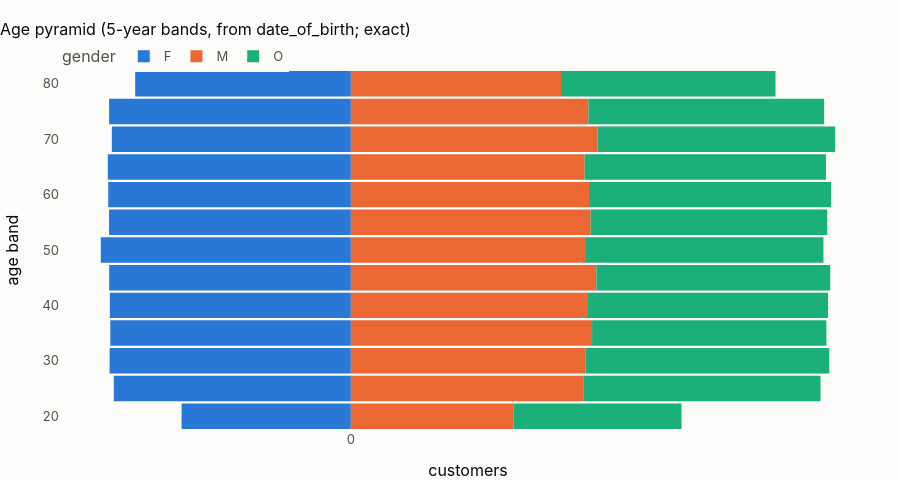

This figure's notebook cell:
### Code cell
age = con.sql(
    """select gender, (floor(date_diff('year', date_of_birth, current_date) / 5) * 5)::int as band, count(*) n
       from m_customers where date_of_birth is not null group by 1, 2 order by 2"""
).df()
age["signed"] = np.where(age["gender"] == age["gender"].mode()[0], -age["n"], age["n"])
fig = px.bar(
    age,
    x="signed",
    y="band",
    color="gender",
    orientation="h",
    barmode="relative",
    color_discrete_sequence=[theme.BLUE, theme.ORANGE, theme.AQUA, theme.VIOLET],
    custom_data=["n"],
)
fig.update_traces(hovertemplate="%{y}–%{y}+4 years: %{customdata[0]:,}<extra></extra>")
fig.update_layout(
    title="Age pyramid (5-year bands, from date_of_birth; exact)",
    height=480,
    xaxis_title="customers",
    yaxis_title="age band",
    bargap=0.08,
)
fig.update_xaxes(
    tickvals=[-20000, -10000, 0, 10000, 20000], ticktext=["20k", "10k", "0", "10k", "20k"]
)
fig.show()

### Figure 1 — Plotly figure (JSON) as saved in the notebook; plotly's stock layout.template omitted (floating-point values rounded to 4 significant figures)
{"data": [{"customdata": [[2808], [3932], [4002], [3990], [3998], [4009], [4148], [4011], [4025], [4032], [3965], [4010], [3578]], "hovertemplate": "%{y}–%{y}+4 years: %{customdata[0]:,}<extra></extra>", "legendgroup": "F", "marker": {"color": "#2a78d6", "pattern": {"shape": ""}}, "name": "F", "orientation": "h", "showlegend": true, "textposition": "auto", "type": "bar", "x": [-2808, -3932, -4002, -3990, -3998, -4009, -4148, -4011, -4025, -4032, -3965, -4010, -3578], "xaxis": "x", "y": [20, 25, 30, 35, 40, 45, 50, 55, 60, 65, 70, 75, 80], "yaxis": "y"}, {"customdata": [[2701], [3864], [3893], [4002], [3920], [4073], [3901], [3978], [3951], [3878], [4095], [3941], [3487]], "hovertemplate": "%{y}–%{y}+4 years: %{customdata[0]:,}<extra></extra>", "legendgroup": "M", "marker": {"color": "#eb6834", "pattern": {"shape": ""}}, "name": "M", "orientation": "h", "showlegend": true, "textposition": "auto", "type": "bar", "x": [2701, 3864, 3893, 4002, 3920, 4073, 3901, 3978, 3951, 3878, 4095, 3941, 3487], "xaxis": "x", "y": [20, 25, 30, 35, 40, 45, 50, 55, 60, 65, 70, 75, 80], "yaxis": "y"}, {"customdata": [[2785], [3927], [4044], [3887], [3995], [3879], [3939], [3925], [4016], [4003], [3940], [3910], [3558]], "hovertemplate": "%{y}–%{y}+4 years: %{customdata[0]:,}<extra></extra>", "legendgroup": "O", "marker": {"color": "#1baf7a", "pattern": {"shape": ""}}, "name": "O", "orientation": "h", "showlegend": true, "textposition": "auto", "type": "bar", "x": [2785, 3927, 4044, 3887, 3995, 3879, 3939, 3925, 4016, 4003, 3940, 3910, 3558], "xaxis": "x", "y": [20, 25, 30, 35, 40, 45, 50, 55, 60, 65, 70, 75, 80], "yaxis": "y"}], "layout": {"bargap": 0.08, "barmode": "relative", "height": 480, "legend": {"title": {"text": "gender"}, "tracegroupgap": 0}, "title": {"text": "Age pyramid (5-year bands, from date_of_birth; exact)"}, "xaxis": {"anchor": "y", "domain": [0.0, 1.0], "ticktext": ["20k", "10k", "0", "10k", "20k"], "tickvals": [-20000, -10000, 0, 10000, 20000], "title": {"text": "customers"}}, "yaxis": {"anchor": "x", "domain": [0.0, 1.0], "title": {"text": "age band"}}}}
